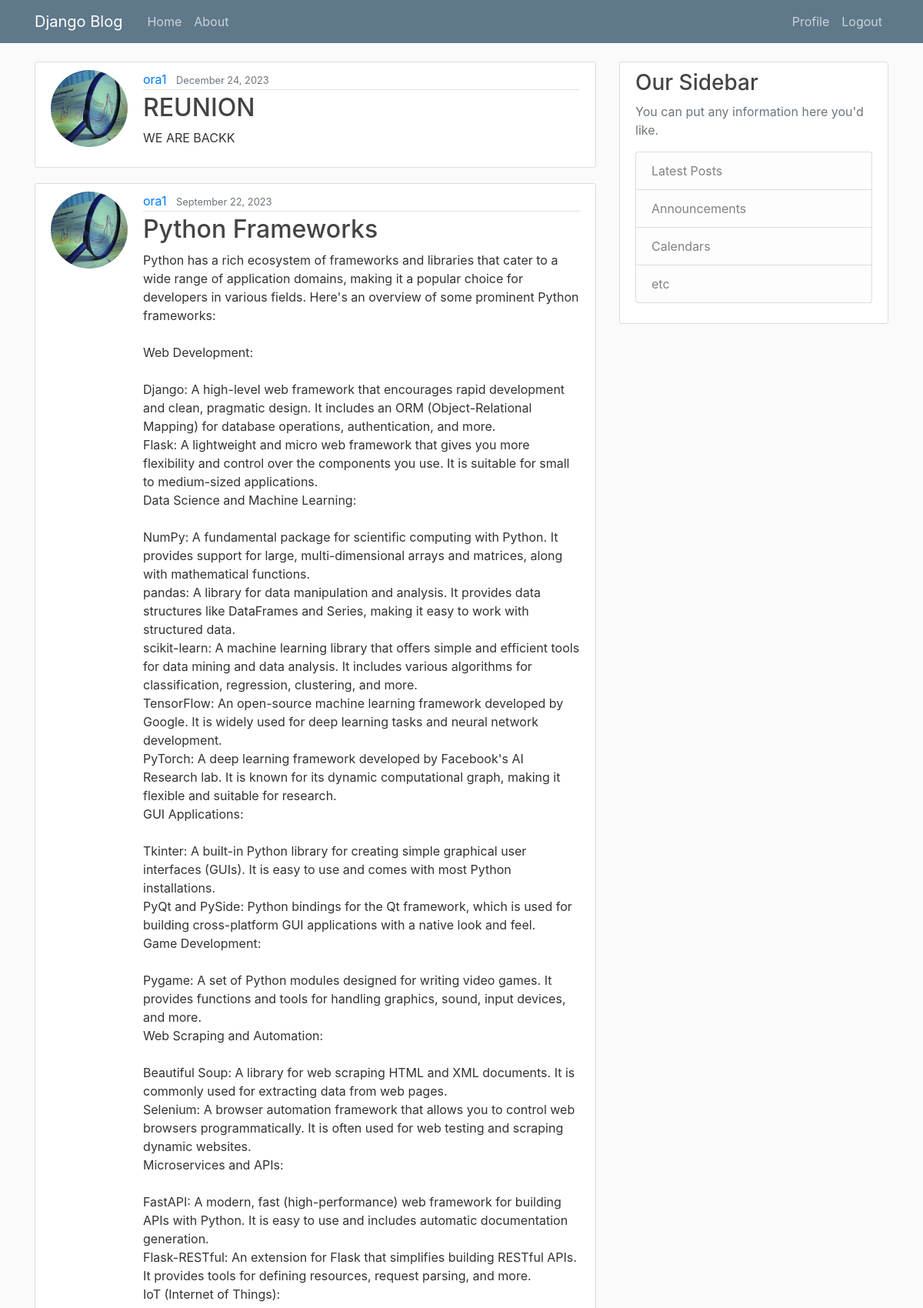
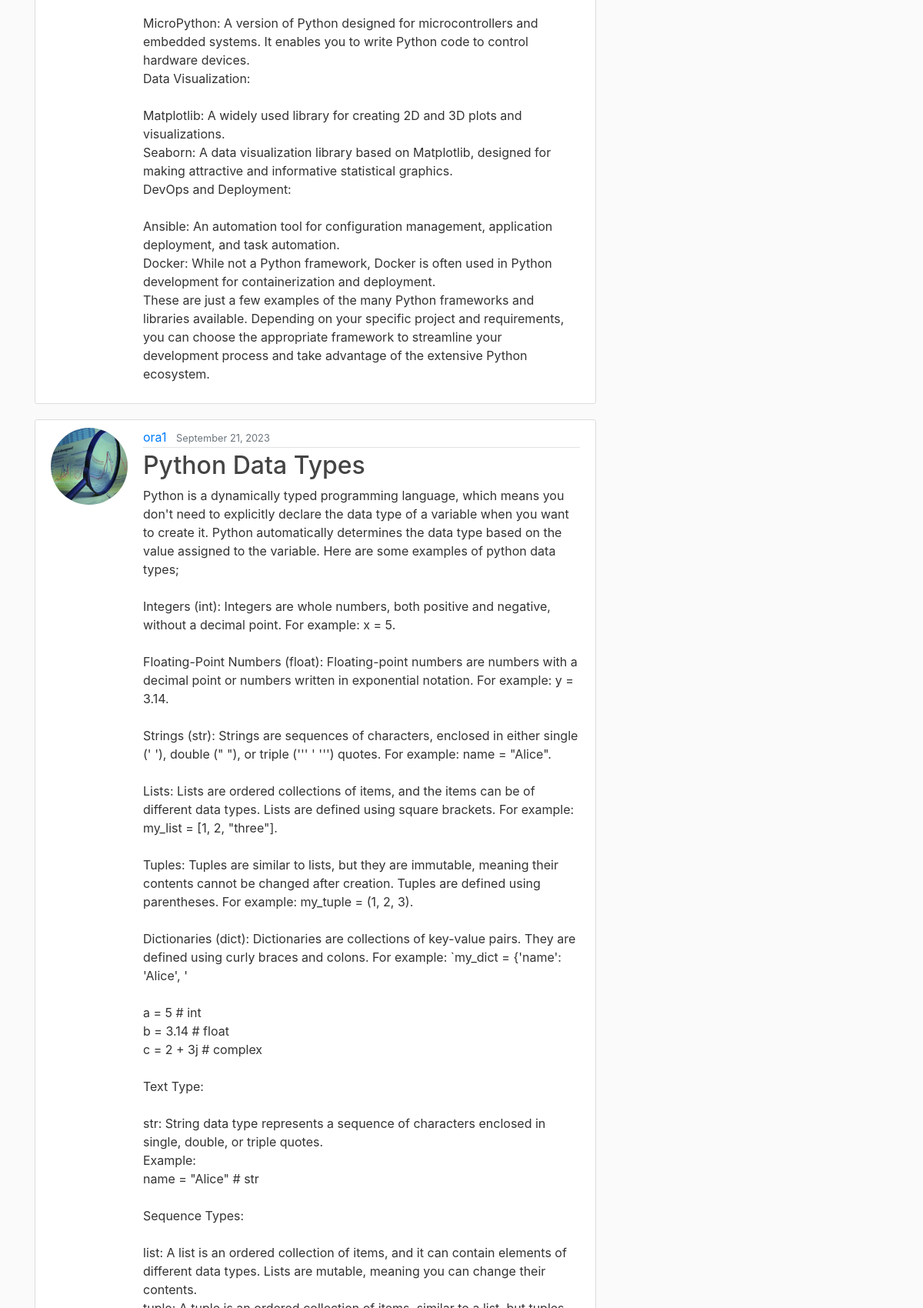
/ (signed in, upper part), run on the app's committed database (2 pictures, top to bottom).
### blog/models.py (models this page shows, shortened)
class Post(models.Model):
    title = models.CharField(max_length=100)
    content = models.TextField()
    date_posted = models.DateTimeField(default=timezone.now)
    author = models.ForeignKey(User, on_delete=models.CASCADE)

### users/models.py (models this page shows, shortened)
class Profile(models.Model):
    user = models.OneToOneField(User, on_delete=models.CASCADE)
    image = models.ImageField(default='profile_pics/default.jpg', upload_to='profile_pics')
    bio = models.TextField(blank=True)
    birthdate = models.DateField(null=True, blank=True)

### blog/views.py (the view)
# urls.py: path('', PostListView.as_view(), name='blog-home'),
class PostListView(ListView):
    model = Post
    template_name = 'blog/home.html'
    context_object_name = 'posts'
    ordering = ['-date_posted']
    paginate_by = 3

### blog/templates/blog/home.html
{% extends "blog/base.html" %}
{% block content %}
    {% for post in posts %}
        <article class="media content-section">
          <img class="rounded-circle account-img" src="{{ user.profile.image.url }}" style="width: 100px; height: 100px;">
          <div class="media-body">
            <div class="article-metadata">
              <a class="mr-2" href="#">{{ post.author }}</a>
              <small class="text-muted">{{ post.date_posted|date:"F d, Y" }}</small>
            </div>
            <h2><a class="article-title" href="#">{{ post.title }}</a></h2>
            <p class="article-content">{{ post.content }}</p>
          </div>
        </article>
    {% endfor %}
{% endblock content %}

### static/blog/main.css (style rules this page uses)
body { background: #fafafa; color: #333333; margin-top: 5rem; }
h1, h2, h3, h4, h5, h6 { color: #444444; }
.content-section { background: #ffffff; padding: 10px 20px; border: 1px solid #dddddd; border-radius: 3px; margin-bottom: 20px; }
.article-title { color: #444444; }
.article-content { white-space: pre-line; }
.article-metadata { padding-bottom: 1px; margin-bottom: 4px; border-bottom: 1px solid #e3e3e3 }
.account-img { height: 125px; width: 125px; margin-right: 20px; margin-bottom: 16px; }

### data on the page
Post: profile.image (picture), author "ora1", date_posted "December 24, 2023", title "REUNION", content "WE ARE BACKK"
Post: profile.image (picture), author "ora1", date_posted "September 22, 2023", title "Python Frameworks", content "Python has a rich ecosystem of frameworks and libraries that cater to a wide range of application domains, making it a popular choice for developers in various fields. Here's an overview of some prominent Python frameworks: Web Development: Django: A high-level web framework that encourages rapid development and clean, pragmatic design. It includes an ORM (Object-Relational Mapping) for database operations, authentication, and more. Flask: A lightweight and micro web framework that gives you more flexibility and control over the components you use. It is suitable for small to medium-sized applications. Data Science and Machine Learning: NumPy: A fundamental package for scientific computing…"
Post: profile.image (picture), author "ora1", date_posted "September 21, 2023", title "Python Data Types"
